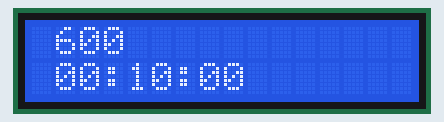
A sketch run on a simulated Arduino Uno, built with avr-gcc and run on an emulated ATmega328P. Shown: 16×2 character LCD.

Above: at 0.1 s.
At 4.2 s:
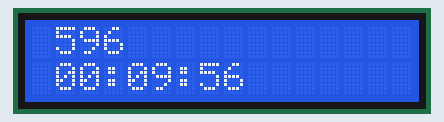
At 9.3 s:
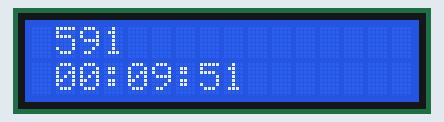
At 19.4 s:
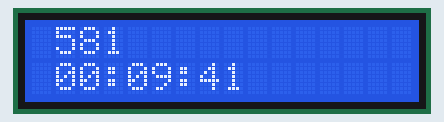
At 28.6 s:
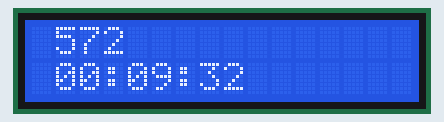
At 38.7 s:
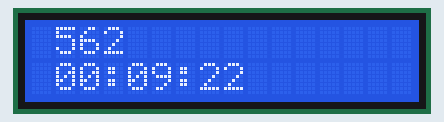

The sketch:

LCD_Countdown.ino
```cpp
///////////////////////////////////////////////////////////
//LCD GND = Power GND
//LCD VCC = Power 5V
//LCD SDA = Analog In A4
//LCD SCL = Analog In A5
///////////////////////////////////////////////////////////
#include <Wire.h>
#include <LiquidCrystal_I2C.h>
int timeSecond=600;
LiquidCrystal_I2C lcd(0x3F,16,2);  // set the LCD address to 0x27 for a 16 chars and 2 line display

void setup(){
  lcd.init();
  lcd.backlight();
}

void loop(){
  lcd.clear();
  lcd.setCursor(1,0);
  lcd.print(timeSecond);
  lcd.setCursor(1,1);
  lcd.print(formatSecondToTime(timeSecond));
  timeSecond=timeSecond-1;

  delay(1000);
}

String formatSecondToTime(int seconds){
  int runHours= seconds/3600;
  int secsRemaining=seconds%3600;
  int runMinutes=secsRemaining/60;
  int runSeconds=secsRemaining%60;

  char buf[21];
  sprintf(buf,"%02d:%02d:%02d",runHours,runMinutes,runSeconds);
  return buf;
}
```

Measured:
- what the display in image 1 shows lasts 1.1 s, from 4.1 s to 5.2 s
